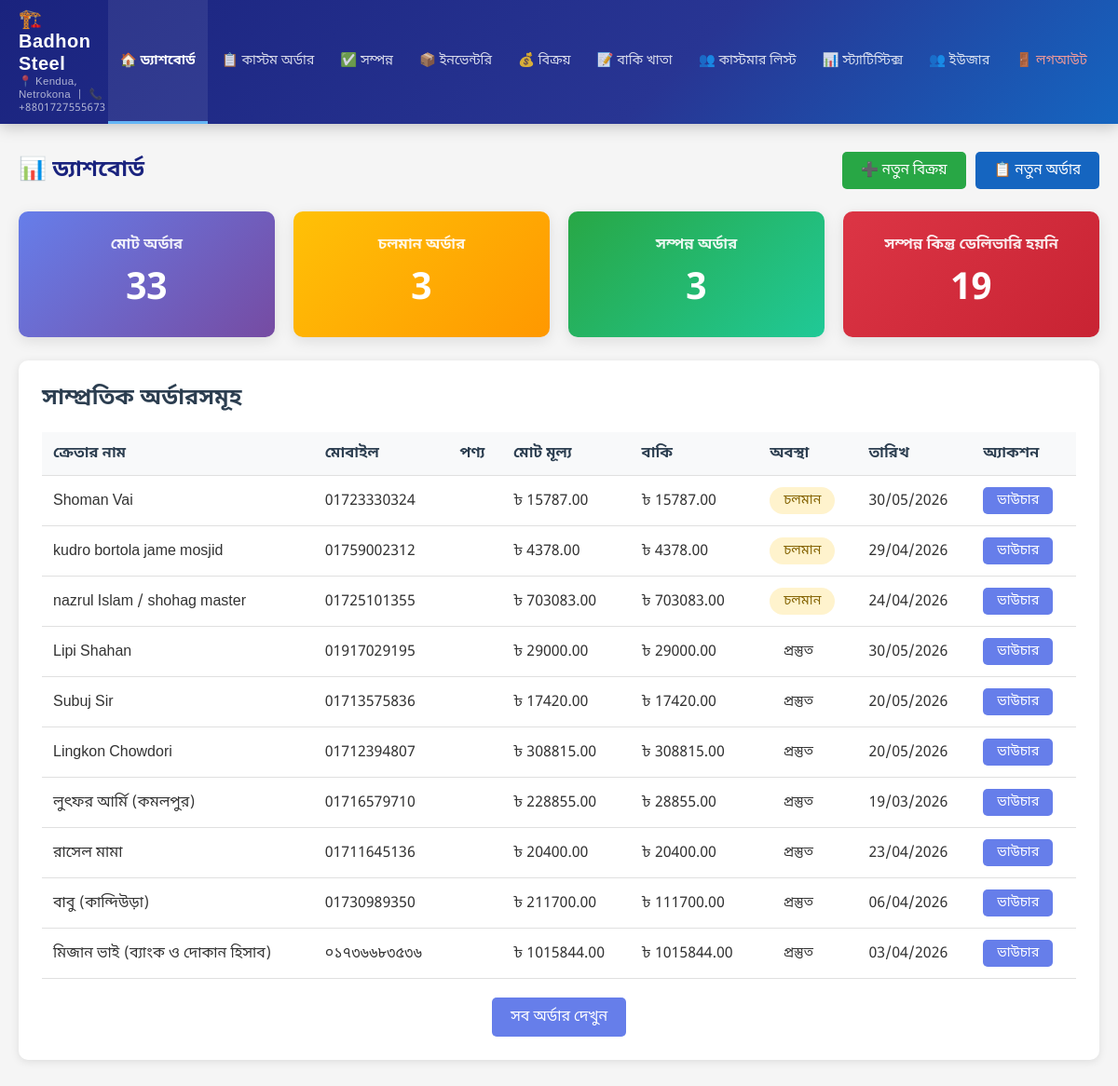
Page /admin-panel/ (signed in) on the committed database.
### shop/models.py (models this page shows, shortened)
class Order(models.Model):
    STATUS_CHOICES = [
        ('pending', 'চলমান'),
        ('ready', 'প্রস্তুত'),
        ('completed', 'সম্পন্ন'),
    ]
    DELIVERY_STATUS_CHOICES = [
        ('not_delivered', 'ডেলিভারি হয়নি'),
        ('delivered', 'ডেলিভারি সম্পন্ন'),
    ]
    customer = models.ForeignKey(Customer, on_delete=models.PROTECT, related_name='orders', verbose_name='ক্রেতা', null=True, blank=True)
    customer_name = models.CharField(max_length=200, verbose_name='ক্রেতার নাম', null=True, blank=True)
    mobile_number = models.CharField(max_length=20, verbose_name='মোবাইল নাম্বার', null=True, blank=True)
    total_price = models.DecimalField(max_digits=10, decimal_places=2, verbose_name='মোট মূল্য', default=0)
    discount_percentage = models.DecimalField(max_digits=5, decimal_places=2, verbose_name='ডিসকাউন্ট (%)', default=0)
    discount_amount = models.DecimalField(max_digits=10, decimal_places=2, verbose_name='ডিসকাউন্ট টাকা', default=0)
    final_price = models.DecimalField(max_digits=10, decimal_places=2, verbose_name='চূড়ান্ত মূল্য', default=0)
    cash_paid = models.DecimalField(max_digits=10, decimal_places=2, verbose_name='নগদ পরিশোধ', default=0)
    due_amount = models.DecimalField(max_digits=10, decimal_places=2, verbose_name='বাকি টাকা', editable=False)
    initial_payment_migrated = models.BooleanField(default=False, verbose_name='প্রাথমিক পেমেন্ট OrderPayment-এ স্থানান্তরিত')
    order_date = models.DateField(default=timezone.now, verbose_name='অর্ডার নেওয়ার তারিখ')
    delivery_date = models.DateField(verbose_name='ডেলিভারির তারিখ')
    status = models.CharField(max_length=20, choices=STATUS_CHOICES, default='pending', verbose_name='প্রোডাক্ট অবস্থা')
    delivery_status = models.CharField(max_length=20, choices=DELIVERY_STATUS_CHOICES, default='not_delivered', verbose_name='ডেলিভারি অবস্থা')
    created_at = models.DateTimeField(auto_now_add=True, verbose_name='তৈরির সময়')
    updated_at = models.DateTimeField(auto_now=True, verbose_name='আপডেটের সময়')
    class Meta:
        verbose_name = 'অর্ডার'
        verbose_name_plural = 'অর্ডারসমূহ'
        ordering = ['-created_at']

### shop/views.py (the view)
# urls.py: path('admin-panel/', views.admin_dashboard, name='admin_dashboard'),
@login_required
def admin_dashboard(request):
    total_orders = Order.objects.count()
    pending_orders = Order.objects.filter(status='pending').count()
    completed_orders = Order.objects.filter(status='completed', delivery_status='delivered').count()
    completed_not_delivered = Order.objects.filter(status='completed', delivery_status='not_delivered').count()
    recent_orders = Order.objects.exclude(status='completed').order_by('status', '-created_at')[:10]
    context = {
        'total_orders': total_orders,
        'pending_orders': pending_orders,
        'completed_orders': completed_orders,
        'completed_not_delivered': completed_not_delivered,
        'recent_orders': recent_orders,
    }
    return render(request, 'admin_panel/dashboard.html', context)

### shop/templates/admin_panel/dashboard.html (shortened to what this page needs)
{% extends 'admin_panel/base.html' %}
{% block content %}
<div style="display:flex; justify-content:space-between; align-items:center; margin-bottom:24px; flex-wrap:wrap; gap:12px;">
    <h2 style="margin:0; color:#1a237e; font-size:1.5rem;">📊 ড্যাশবোর্ড</h2>
    <div style="display:flex; gap:10px; flex-wrap:wrap;">
        <a href="{% url 'invoice_create' %}" class="btn btn-success" style="font-size:0.95rem;">➕ নতুন বিক্রয়</a>
        <a href="{% url 'order_create' %}" class="btn" style="font-size:0.95rem; background:#1565c0;">📋 নতুন অর্ডার</a>
    </div>
</div>
<div class="stats-grid">
    <a href="{% url 'order_list' %}" style="text-decoration:none;">
        <div class="stat-card">
            <h3>মোট অর্ডার</h3>
            <div class="number">{{ total_orders }}</div>
        </div>
    </a>
    <a href="{% url 'order_list' %}" style="text-decoration:none;">
        <div class="stat-card warning">
            <h3>চলমান অর্ডার</h3>
            <div class="number">{{ pending_orders }}</div>
        </div>
    </a>
    <a href="{% url 'completed_order_list' %}" style="text-decoration:none;">
        <div class="stat-card success">
            <h3>সম্পন্ন অর্ডার</h3>
            <div class="number">{{ completed_orders }}</div>
        </div>
    </a>
    <a href="{% url 'invoice_list' %}" style="text-decoration:none;">
        <div class="stat-card danger">
            <h3>সম্পন্ন কিন্তু ডেলিভারি হয়নি</h3>
            <div class="number">{{ completed_not_delivered }}</div>
        </div>
    </a>
</div>
<div class="card">
    <h3 class="card-title">সাম্প্রতিক অর্ডারসমূহ</h3>
    {% if recent_orders %}
    <div style="overflow-x: auto;">
        <table class="recent-orders-table">
            <thead>
                <tr>
                    <th>ক্রেতার নাম</th>
                    <th>মোবাইল</th>
                    <th>পণ্য</th>
                    <th>মোট মূল্য</th>
                    <th>বাকি</th>
                    <th>অবস্থা</th>
                    <th>তারিখ</th>
                    <th>অ্যাকশন</th>
                </tr>
            </thead>
            <tbody>
                {% for order in recent_orders %}
                <tr>
                    <td>{{ order.customer_name }}</td>
                    <td>{{ order.mobile_number }}</td>
                    <td>{{ order.product_name }}</td>
                    <td>৳ {{ order.total_price }}</td>
                    <td>৳ {{ order.due_amount }}</td>
                    <td>
                        <span class="status-badge status-{{ order.status }}">
                            {{ order.get_status_display }}
                        </span>
                    </td>
                    <td>{{ order.order_date|date:"d/m/Y" }}</td>
                    <td>
                        <a href="{% url 'order_voucher' order.pk %}" class="btn btn-sm" target="_blank">ভাউচার</a>
                    </td>
                </tr>
                {% endfor %}
            </tbody>
        </table>
    </div>
    {% else %}
    <p style="text-align: center; padding: 30px; color: #666;">কোনো অর্ডার নেই।</p>
    {% endif %}
    <div style="margin-top: 20px; text-align: center;">
        <a href="{% url 'order_list' %}" class="btn">সব অর্ডার দেখুন</a>
    </div>
</div>
{% endblock %}

### rows in the picture
Order: customer_name "Shoman Vai", mobile_number "01723330324", total_price "15787.00", due_amount "15787.00", status "চলমান", order_date "30/05/2026"
Order: customer_name "kudro bortola jame mosjid", mobile_number "01759002312", total_price "4378.00", due_amount "4378.00", status "চলমান", order_date "29/04/2026"
Order: customer_name "nazrul Islam / shohag master", mobile_number "01725101355", total_price "703083.00", due_amount "703083.00", status "চলমান", order_date "24/04/2026"
Order: customer_name "Lipi Shahan", mobile_number "01917029195", total_price "29000.00", due_amount "29000.00", status "প্রস্তুত", order_date "30/05/2026"
Order: customer_name "Subuj Sir", mobile_number "01713575836", total_price "17420.00", due_amount "17420.00", status "প্রস্তুত", order_date "20/05/2026"
Order: customer_name "Lingkon Chowdori", mobile_number "01712394807", total_price "308815.00", due_amount "308815.00", status "প্রস্তুত", order_date "20/05/2026"
Order: customer_name "লুৎফর আর্মি (কমলপুর)", mobile_number "01716579710", total_price "228855.00", due_amount "28855.00", status "প্রস্তুত", order_date "19/03/2026"
Order: customer_name "রাসেল মামা", mobile_number "01711645136", total_price "20400.00", due_amount "20400.00", status "প্রস্তুত", order_date "23/04/2026"
Order: customer_name "বাবু (কান্দিউড়া)", mobile_number "01730989350", total_price "211700.00", due_amount "111700.00", status "প্রস্তুত", order_date "06/04/2026"
Order: customer_name "মিজান ভাই (ব্যাংক ও দোকান হিসাব)", mobile_number "০১৭৩৬৬৮৩৫৩৬", total_price "1015844.00", due_amount "1015844.00", status "প্রস্তুত", order_date "03/04/2026"

### other values in the picture
{{ total_orders }} "33"
{{ pending_orders }} "3"
{{ completed_orders }} "3"
{{ completed_not_delivered }} "19"
